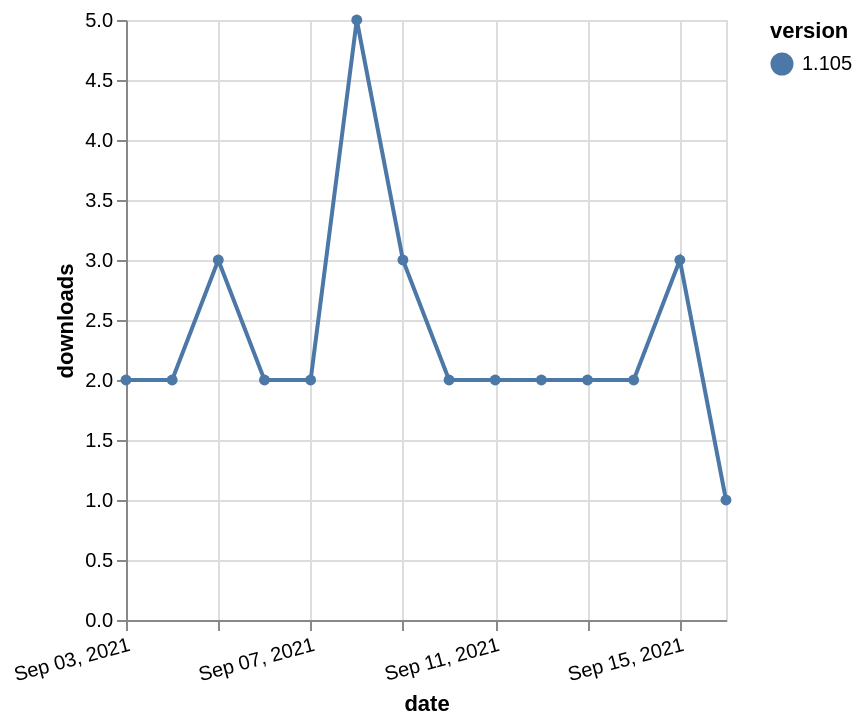

Express this chart as Vega-Lite.
### Vega-Lite specification from a JSON file in a GitHub repository (floating-point values rounded to 4 significant figures)
{"$schema": "https://vega.github.io/schema/vega-lite/v5.json", "description": "A simple bar chart with embedded data.", "data": {"values": [{"date": "2021-09-03", "total": 3494, "delta": 2, "version": "1.105"}, {"date": "2021-09-04", "total": 3496, "delta": 2, "version": "1.105"}, {"date": "2021-09-05", "total": 3499, "delta": 3, "version": "1.105"}, {"date": "2021-09-06", "total": 3501, "delta": 2, "version": "1.105"}, {"date": "2021-09-07", "total": 3503, "delta": 2, "version": "1.105"}, {"date": "2021-09-08", "total": 3508, "delta": 5, "version": "1.105"}, {"date": "2021-09-09", "total": 3511, "delta": 3, "version": "1.105"}, {"date": "2021-09-10", "total": 3513, "delta": 2, "version": "1.105"}, {"date": "2021-09-11", "total": 3515, "delta": 2, "version": "1.105"}, {"date": "2021-09-12", "total": 3517, "delta": 2, "version": "1.105"}, {"date": "2021-09-13", "total": 3519, "delta": 2, "version": "1.105"}, {"date": "2021-09-14", "total": 3521, "delta": 2, "version": "1.105"}, {"date": "2021-09-15", "total": 3524, "delta": 3, "version": "1.105"}, {"date": "2021-09-16", "total": 3525, "delta": 1, "version": "1.105"}]}, "width": "container", "mark": {"type": "line", "point": {"filled": true}}, "encoding": {"x": {"field": "date", "type": "temporal", "timeUnit": "yearmonthdate", "title": "date", "axis": {"labelAngle": -15}}, "y": {"field": "delta", "type": "quantitative", "title": "downloads"}, "color": {"field": "version", "type": "nominal"}, "tooltip": {"field": "delta"}}}
